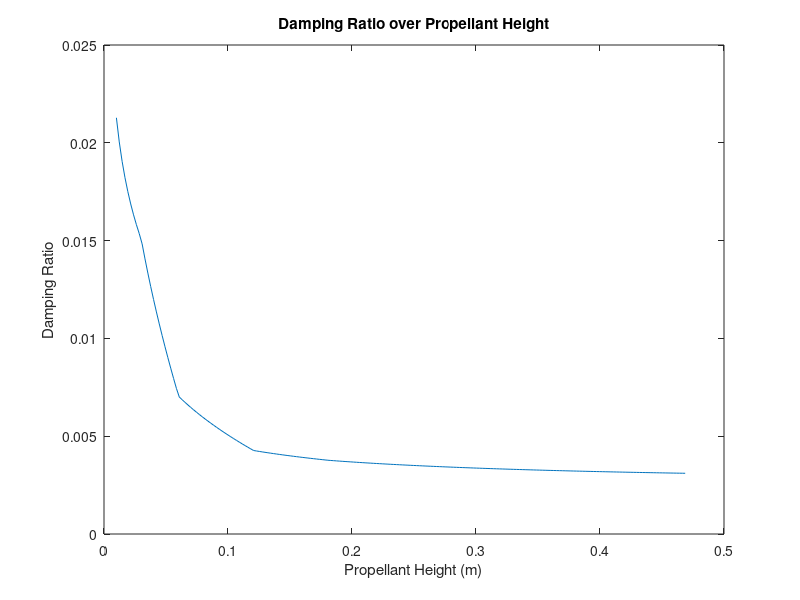

The MATLAB source for this figure:

liq_depths = linspace(0.01,0.4687,200); % m
g = 9.81; % m/s^2
eig_1 = 1.841;
nu = 1.3e-6;% m^2/s FU
% nu = 0.17e-6; % m^2/s OX
tank_r = 0.1206;
tank_h = 0.4687;

alpha_lut = [0 0.25 0.5 1 1.5 2 10];
c_1_lut = [5 4.5 2.5 1.8 1.75 1.75 1.75];

damping_ratio = size(liq_depths);

for i = 1:length(liq_depths)
    omega = sqrt(g * eig_1 * tanh(eig_1*liq_depths(i)));
    alpha = liq_depths(i) / tank_r;
    c_1 = interp1(alpha_lut, c_1_lut, alpha);
    damping_ratio(i) = 1/(2*tank_r) * sqrt(nu/(2*omega)) * c_1;
end

plot(liq_depths, damping_ratio)
xlabel("Propellant Height (m)")
ylabel("Damping Ratio")
title("Damping Ratio over Propellant Height")
